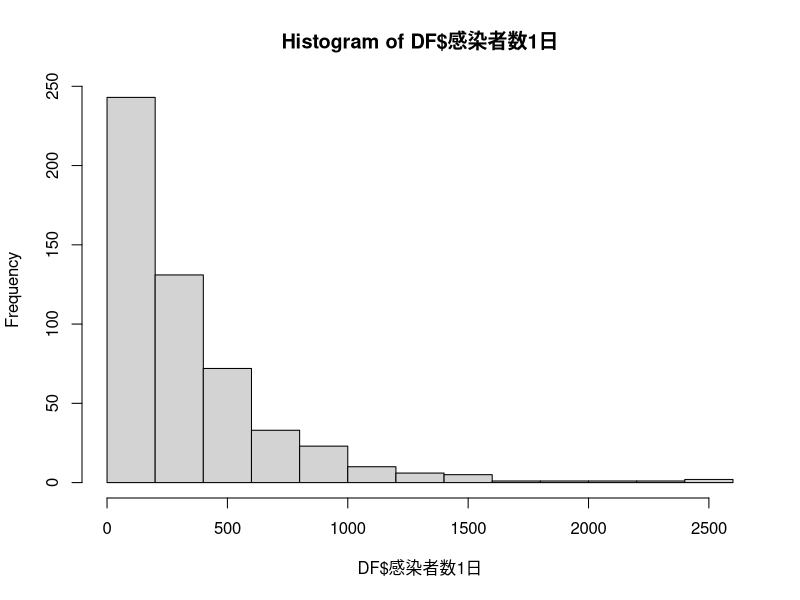
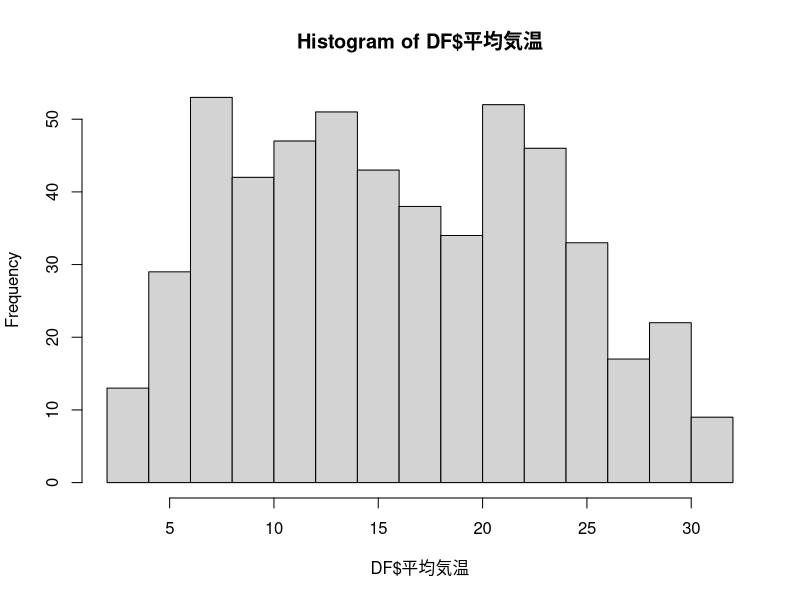
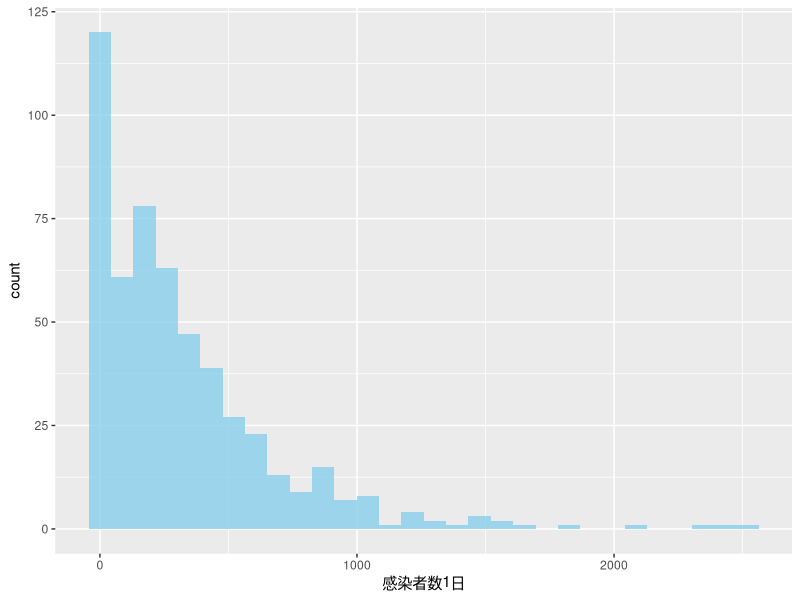
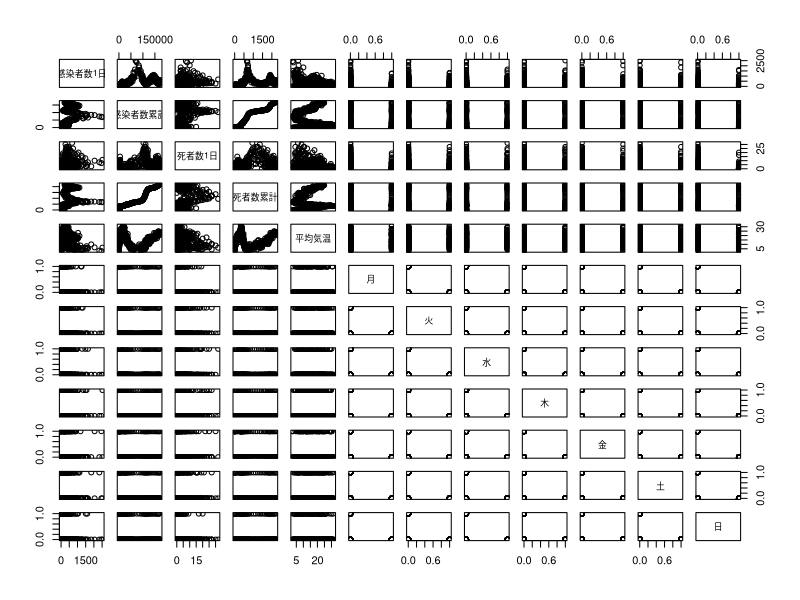
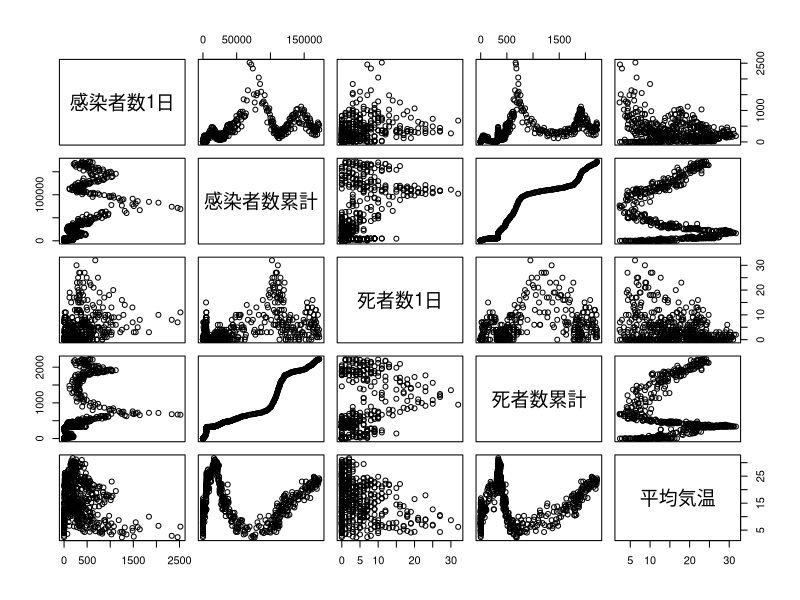
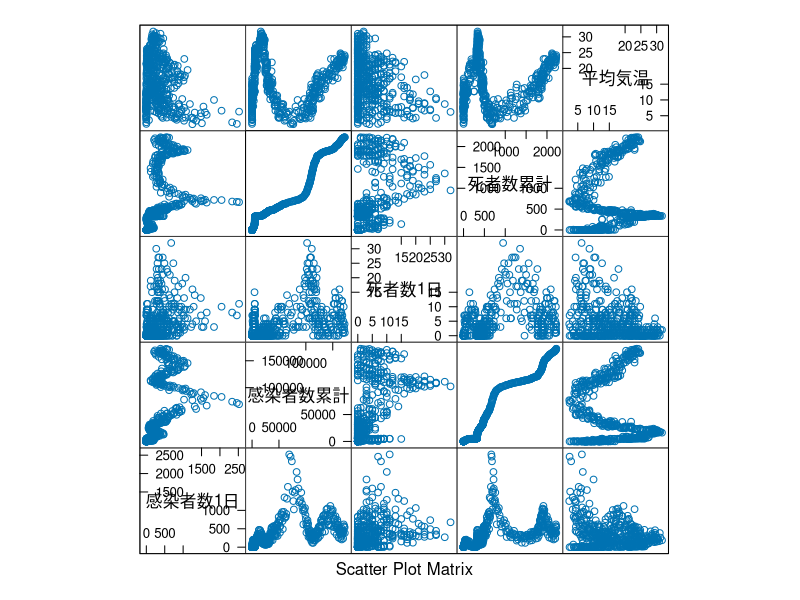
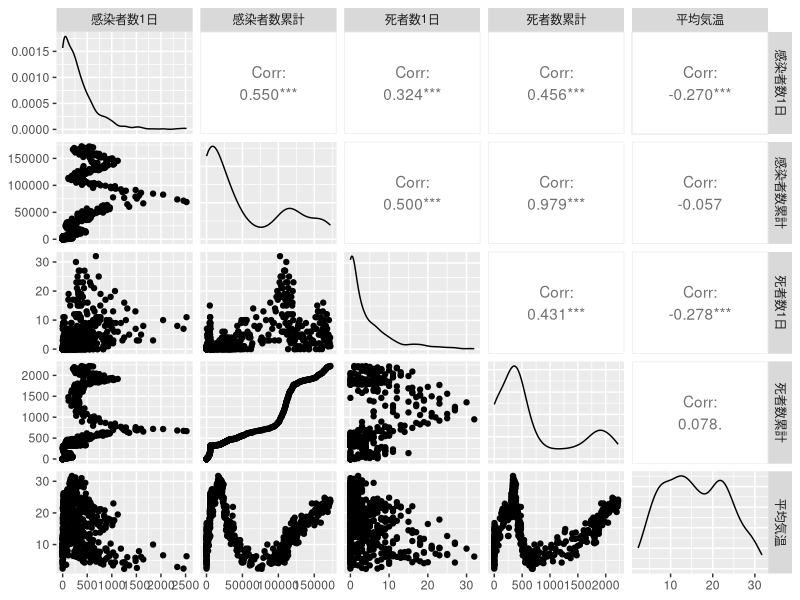
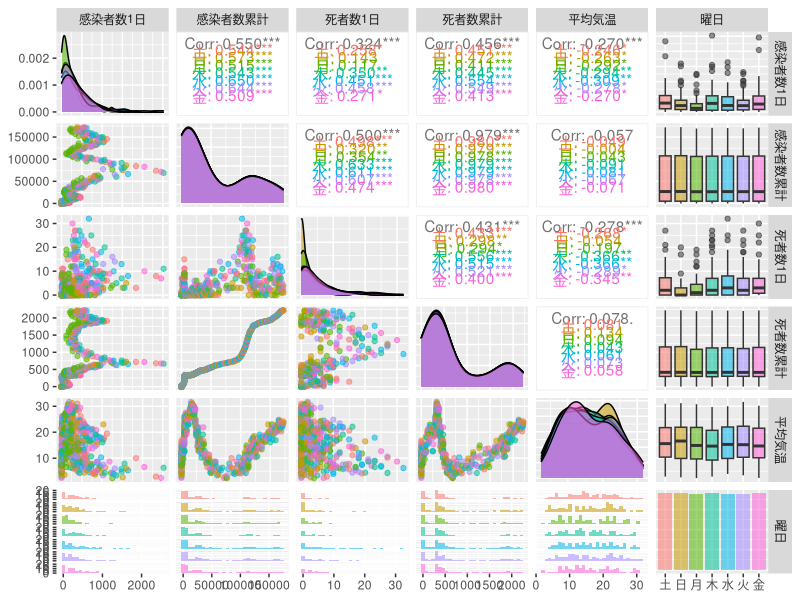

The R script that drew these images, in order: (Note: this script raises an error after producing the figures.)
DF <- read.table("covid19_tokyo_daily (1).csv", 
                 sep = ",", 
                 header = TRUE, 
                 stringsAsFactors = FALSE, 
                 fileEncoding="UTF-8-BOM",)

DF2 <- read.table("covid_modified.csv", 
                 sep = ",", 
                 header = TRUE, 
                 stringsAsFactors = FALSE, 
                 fileEncoding="UTF-8-BOM",)

head(DF)

hist(DF$感染者数1日)

hist(DF$平均気温)

summary(DF[-1])

library(ggplot2)

ggplot(DF)+
  geom_histogram(aes(感染者数1日), 
                 fill="skyblue", 
                 alpha=0.8)

pairs(DF[, -c(1)])

pairs(DF[, c(2, 3, 4, 5, 6)])

library(lattice)

splom(DF[, c(2, 3, 4, 5, 6)])

library(ggplot2)

library(GGally)

ggpairs(DF[, c(2, 3, 4, 5, 6)], 
        aes())

ggpairs(DF2[, c(2, 3, 4, 5, 6, 14)], 
        aes(colour=as.factor(曜日), 
            alpha=0.5), 
        )
ggpairs(DF2[, c(2, 3, 4, 5, 6, 14)], 
        )

head(DF2)

COR <- cor(DF2[, c(2, 3, 4, 5, 6)])
COR


lm1 <- lm(感染者数1日 ~ 平均気温, data=DF2)
summary(lm1)

lm2 <- lm(感染者数1日 ~ 曜日, data=DF2)
summary(lm2)

DF3 <- read.table("covid_modified2.csv", 
                  sep = ",", 
                  header = TRUE, 
                  stringsAsFactors = FALSE, 
                  fileEncoding="UTF-8-BOM",)

head(DF3)
ggpairs(DF2[, c(2, 6, 14)], 
        aes(colour=as.factor(曜日), 
            alpha=0.5)
)

ggpairs(DF3[, c(2, 3, 4, 5, 6, 15)],
        aes(colour=as.factor(平日休日), 
            alpha=0.5)
        )

lm2 <- lm(感染者数1日 ~ 平日休日, data=DF3)
summary(lm2)
AOV2 <- aov(感染者数1日 ~ 平日休日, data=DF3)
summary(AOV2)

lm3 <- lm(感染者数1日 ~ 曜日, data=DF3)
summary(lm3)
AOV3 <- aov(感染者数1日 ~ 曜日, data=DF3)
summary(AOV3)
TukeyHSD(AOV3)

boxplot(感染者数1日 ~ 平日休日, data=DF3, col="blue")
boxplot(感染者数1日 ~ 曜日, data=DF3, col="blue")



library(psych)
result.prl1 <- fa.parallel(DF[, c(7:14)], fm="ml")